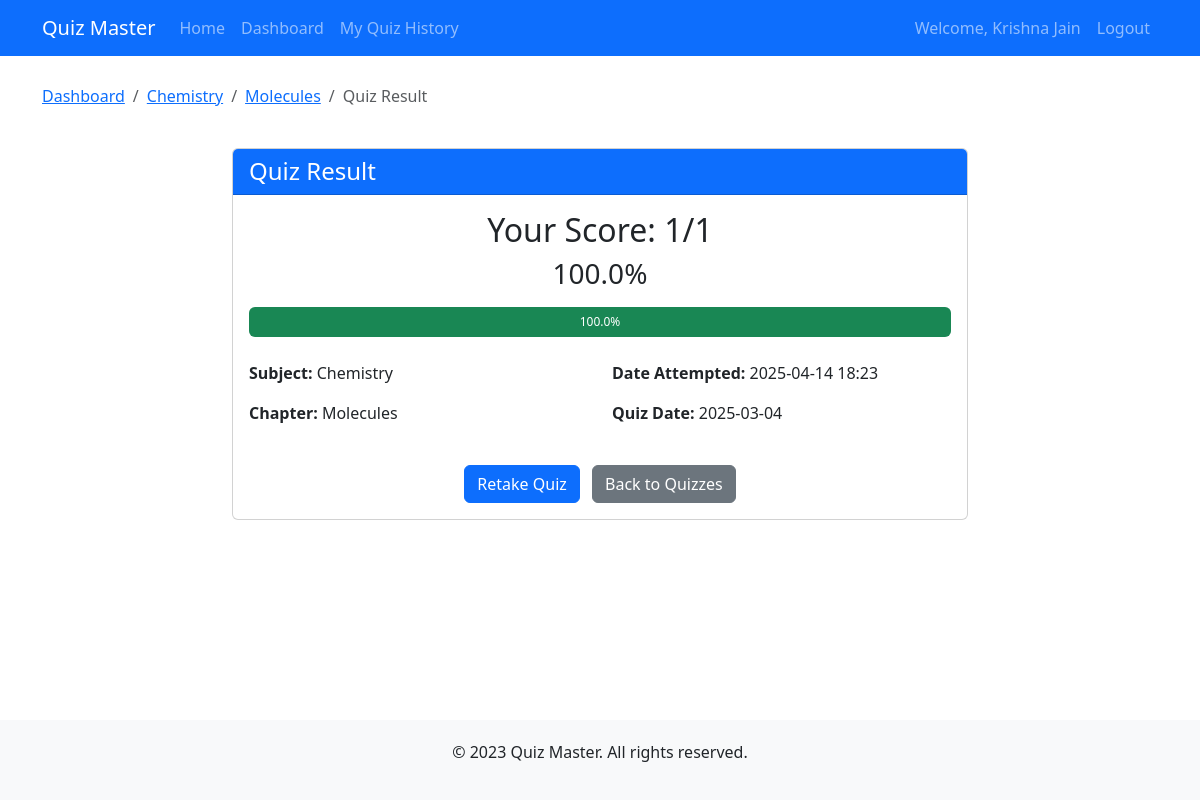
/user/scores/2 (signed in), run on the app's committed database.
### models.py (models this page shows, shortened)
class User(db.Model, UserMixin):
    id = db.Column(db.Integer, primary_key=True)
    username = db.Column(db.String(100), unique=True, nullable=False)
    password_hash = db.Column(db.String(200), nullable=False)
    full_name = db.Column(db.String(100), nullable=False)
    qualification = db.Column(db.String(100))
    dob = db.Column(db.Date)
    is_admin = db.Column(db.Boolean, default=False)
    quiz_attempts = db.relationship('Score', backref='user', lazy=True)

class Subject(db.Model):
    id = db.Column(db.Integer, primary_key=True)
    name = db.Column(db.String(100), nullable=False)
    description = db.Column(db.Text)
    chapters = db.relationship('Chapter', backref='subject', lazy=True, cascade="all, delete-orphan")

class Chapter(db.Model):
    id = db.Column(db.Integer, primary_key=True)
    name = db.Column(db.String(100), nullable=False)
    description = db.Column(db.Text)
    subject_id = db.Column(db.Integer, db.ForeignKey('subject.id'), nullable=False)
    quizzes = db.relationship('Quiz', backref='chapter', lazy=True, cascade="all, delete-orphan")

class Score(db.Model):
    id = db.Column(db.Integer, primary_key=True)
    quiz_id = db.Column(db.Integer, db.ForeignKey('quiz.id'), nullable=False)
    user_id = db.Column(db.Integer, db.ForeignKey('user.id'), nullable=False)
    timestamp = db.Column(db.DateTime, default=datetime.utcnow)
    total_scored = db.Column(db.Integer, nullable=False)
    total_questions = db.Column(db.Integer, nullable=False)

class Quiz(db.Model):
    id = db.Column(db.Integer, primary_key=True)
    chapter_id = db.Column(db.Integer, db.ForeignKey('chapter.id'), nullable=False)
    date_of_quiz = db.Column(db.Date, nullable=False)
    time_duration = db.Column(db.String(5), nullable=False)  # Format: "HH:MM"
    remarks = db.Column(db.Text)
    questions = db.relationship('Question', backref='quiz', lazy=True, cascade="all, delete-orphan")
    attempts = db.relationship('Score', backref='quiz', lazy=True)

### app.py (the view)
@app.route('/user/scores/<int:score_id>')
@login_required
def quiz_result(score_id):
    if current_user.is_admin:
        return redirect(url_for('admin_dashboard'))
    score = Score.query.get_or_404(score_id)
    if score.user_id != current_user.id:
        flash('Access denied', 'danger')
        return redirect(url_for('user_dashboard'))
    return render_template('user/quiz_result.html', score=score)

### app.py (called while the page is built)
@login_manager.user_loader
def load_user(user_id):
    return User.query.get(int(user_id))

### templates/user/quiz_result.html (shortened to what this page needs)
{% extends 'base.html' %}
{% block content %}
<div class="row mt-4">
    <div class="col-md-12">
        <nav aria-label="breadcrumb">
            <ol class="breadcrumb">
                <li class="breadcrumb-item"><a href="{{ url_for('user_dashboard') }}">Dashboard</a></li>
                <li class="breadcrumb-item"><a href="{{ url_for('user_chapters', subject_id=score.quiz.chapter.subject.id) }}">{{ score.quiz.chapter.subject.name }}</a></li>
                <li class="breadcrumb-item"><a href="{{ url_for('user_quizzes', chapter_id=score.quiz.chapter.id) }}">{{ score.quiz.chapter.name }}</a></li>
                <li class="breadcrumb-item active">Quiz Result</li>
            </ol>
        </nav>
    </div>
</div>
<div class="row mt-4">
    <div class="col-md-8 offset-md-2">
        <div class="card">
            <div class="card-header bg-primary text-white">
                <h4 class="mb-0">Quiz Result</h4>
            </div>
            <div class="card-body">
                <div class="text-center mb-4">
                    <h2>Your Score: {{ score.total_scored }}/{{ score.total_questions }}</h2>
                    <h3>{{ (score.total_scored / score.total_questions * 100)|round }}%</h3>
                    <div class="progress mt-3" style="height: 30px;">
                        <div class="progress-bar
                            {% if (score.total_scored / score.total_questions * 100) >= 70 %}
                                bg-success
                            {% elif (score.total_scored / score.total_questions * 100) >= 40 %}
                                bg-warning
                            {% else %}
                                bg-danger
                            {% endif %}"
                             role="progressbar"
                             style="width: {{ (score.total_scored / score.total_questions * 100)|round }}%;"
                             aria-valuenow="{{ (score.total_scored / score.total_questions * 100)|round }}"
                             aria-valuemin="0" aria-valuemax="100">
                            {{ (score.total_scored / score.total_questions * 100)|round }}%
                        </div>
                    </div>
                </div>
                <div class="row mb-4">
                    <div class="col-md-6">
                        <p><strong>Subject:</strong> {{ score.quiz.chapter.subject.name }}</p>
                        <p><strong>Chapter:</strong> {{ score.quiz.chapter.name }}</p>
                    </div>
                    <div class="col-md-6">
                        <p><strong>Date Attempted:</strong> {{ score.timestamp.strftime('%Y-%m-%d %H:%M') }}</p>
                        <p><strong>Quiz Date:</strong> {{ score.quiz.date_of_quiz.strftime('%Y-%m-%d') }}</p>
                    </div>
                </div>
                <div class="text-center mt-4">
                    <a href="{{ url_for('take_quiz', quiz_id=score.quiz.id) }}" class="btn btn-primary me-2">Retake Quiz</a>
                    <a href="{{ url_for('user_quizzes', chapter_id=score.quiz.chapter.id) }}" class="btn btn-secondary">Back to Quizzes</a>
                </div>
            </div>
        </div>
    </div>
</div>
{% endblock %}

### templates/base.html (shortened to what this page needs)
<!DOCTYPE html>
<html lang="en">
<head>
    <link href="https://cdn.jsdelivr.net/npm/bootstrap@5.3.0-alpha1/dist/css/bootstrap.min.css" rel="stylesheet">
</head>
<body>
    <nav class="navbar navbar-expand-lg navbar-dark bg-primary fixed-top">
        <div class="container">
            <a class="navbar-brand" href="{{ url_for('index') }}">Quiz Master</a>
            <div class="collapse navbar-collapse" id="navbarNav">
                <ul class="navbar-nav me-auto">
                    <li class="nav-item">
                        <a class="nav-link" href="{{ url_for('index') }}">Home</a>
                    </li>
                    {% if current_user.is_authenticated %}
                        {% if current_user.is_admin %}
                            <li class="nav-item">
                                <a class="nav-link" href="{{ url_for('admin_dashboard') }}">Dashboard</a>
                            </li>
                            <li class="nav-item">
                                <a class="nav-link" href="{{ url_for('admin_subjects') }}">Subjects</a>
                            </li>
                            <li class="nav-item">
                                <a class="nav-link" href="{{ url_for('admin_chapters') }}">Chapters</a>
                            </li>
                            <li class="nav-item">
                                <a class="nav-link" href="{{ url_for('admin_quizzes') }}">Quizzes</a>
                            </li>
                        {% else %}
                            <li class="nav-item">
                                <a class="nav-link" href="{{ url_for('user_dashboard') }}">Dashboard</a>
                            </li>
                            <li class="nav-item">
                                <a class="nav-link" href="{{ url_for('quiz_history') }}">My Quiz History</a>
                            </li>
                        {% endif %}
                    {% endif %}
                </ul>
                <ul class="navbar-nav">
                    {% if current_user.is_authenticated %}
                        <li class="nav-item">
                            <span class="nav-link">Welcome, {{ current_user.full_name }}</span>
                        </li>
                        <li class="nav-item">
                            <a class="nav-link" href="{{ url_for('logout') }}">Logout</a>
                        </li>
                    {% endif %}
                </ul>
            </div>
        </div>
    </nav>
    <div class="container content">
        {% block content %}{% endblock %}
    </div>
    <footer class="text-center">
        <div class="container">
            <p>&copy; 2023 Quiz Master. All rights reserved.</p>
        </div>
    </footer>
</body>
</html>

### templates/base.html (style rules this page uses)
body { padding-top: 60px; min-height: 100vh; display: flex; flex-direction: column; }
.content { flex: 1; }
footer { margin-top: auto; padding: 20px 0; background-color: #f8f9fa; }

### data on the page
User: full_name "Krishna Jain"
Subject: quiz.chapter.subject.name "Chemistry"
Chapter: quiz.chapter.name "Molecules"
Score: total_scored "1", total_questions "1", (score.total_scored/score.total_questions*100)|round "100.0", timestamp "2025-04-14 18:23"
Quiz: quiz.date_of_quiz "2025-03-04"
